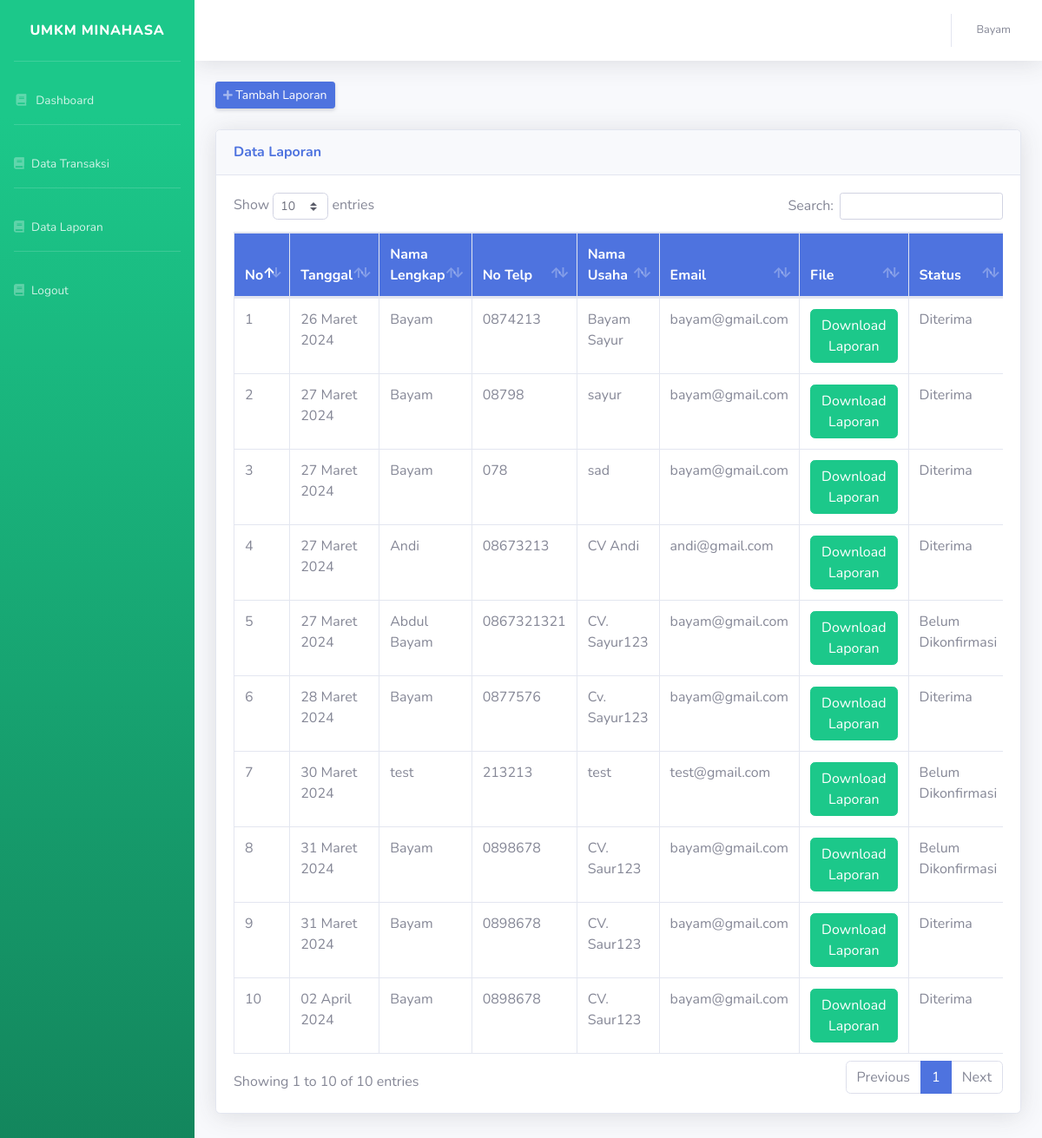
/user/laporandaftar.php (signed in), run on the app's committed database.
### tables this page shows
CREATE TABLE `laporan` (
  `idlaporan` int(11) NOT NULL,
  `id` int(11) NOT NULL,
  `namalengkap` text NOT NULL,
  `email` text NOT NULL,
  `notelp` text NOT NULL,
  `namausaha` text NOT NULL,
  `keterangan` text NOT NULL,
  `status` text NOT NULL,
  `file` text NOT NULL,
  `tanggal` date NOT NULL
);

### user/laporandaftar.php (the view, shortened to what this page needs)
<?php include 'header.php'; ?>
<?php
$id = $_SESSION['pengguna']['id'];
?>
<div class="d-sm-flex align-items-center justify-content-between mb-4">
    <a href="laporantambah.php?id=<?php echo $id;?>" class="btn btn-sm btn-primary shadow-sm float-right pull-right">
        <i class="fas fa-plus fa-sm text-white-50"></i> Tambah Laporan
    </a>
</div>
<div class="row">
    <div class="col-md-12 mb-4">
        <div class="card shadow mb-4">
            <div class="card-header py-3 d-flex flex-row align-items-center justify-content-between">
                <h6 class="m-0 font-weight-bold text-primary">Data Laporan</h6>
            </div>
            <div class="card-body">
                <div class="table-responsive">
                    <table class="table table-bordered" id="table">
                        <thead class="bg-primary text-white">
                            <tr>
                                <th>No</th>
                                <th>Tanggal</th>
                                <th>Nama Lengkap</th>
                                <th>No Telp</th>
                                <th>Nama Usaha</th>
                                <th>Email</th>
                                <th>File</th>
                                <th>Status</th>
                            </tr>
                        </thead>
                        <tbody>
                            <?php
                            $nomor = 1;
                            $ambil = $koneksi->query("SELECT * FROM laporan WHERE id = '$id' order by idlaporan asc");
                            while ($data = $ambil->fetch_assoc()) {
                            ?>
                                <tr>
                                    <td><?= $nomor ?></td>
                                    <td><?php echo tanggal($data["tanggal"]) ?></td>
                                    <td><?php echo $data["namalengkap"] ?></td>
                                    <td><?php echo $data["notelp"] ?></td>
                                    <td><?php echo $data["namausaha"] ?></td>
                                    <td><?php echo $data["email"] ?></td>
                                    <td><a href="../file/<?= $data['file'] ?>" class="btn btn-success" target="_blank">Download Laporan</a></td>
                                    <td><?php echo $data["status"] ?></td>
                                </tr>
                                <?php $nomor++; ?>
                            <?php } ?>
                        </tbody>
                    </table>
                </div>
            </div>
        </div>
    </div>
</div>
<?php include 'footer.php'; ?>

### data on the page
laporan: tanggal "26 Maret 2024", namalengkap "Bayam", notelp "0874213", namausaha "Bayam Sayur", email "bayam@gmail.com", status "Diterima"
laporan: tanggal "27 Maret 2024", namalengkap "Bayam", notelp "08798", namausaha "sayur", email "bayam@gmail.com", status "Diterima"
laporan: tanggal "27 Maret 2024", namalengkap "Bayam", notelp "078", namausaha "sad", email "bayam@gmail.com", status "Diterima"
laporan: tanggal "27 Maret 2024", namalengkap "Andi", notelp "08673213", namausaha "CV Andi", email "andi@gmail.com", status "Diterima"
laporan: tanggal "27 Maret 2024", namalengkap "Abdul Bayam", notelp "0867321321", namausaha "CV. Sayur123", email "bayam@gmail.com", status "Belum Dikonfirmasi"
laporan: tanggal "28 Maret 2024", namalengkap "Bayam", notelp "0877576", namausaha "Cv. Sayur123", email "bayam@gmail.com", status "Diterima"
laporan: tanggal "30 Maret 2024", namalengkap "test", notelp "213213", namausaha "test", email "test@gmail.com", status "Belum Dikonfirmasi"
laporan: tanggal "31 Maret 2024", namalengkap "Bayam", notelp "0898678", namausaha "CV. Saur123", email "bayam@gmail.com", status "Belum Dikonfirmasi"
laporan: tanggal "31 Maret 2024", namalengkap "Bayam", notelp "0898678", namausaha "CV. Saur123", email "bayam@gmail.com", status "Diterima"
laporan: tanggal "02 April 2024", namalengkap "Bayam", notelp "0898678", namausaha "CV. Saur123", email "bayam@gmail.com", status "Diterima"

### other printed values
$_SESSION['pengguna']['nama'] "Bayam"
